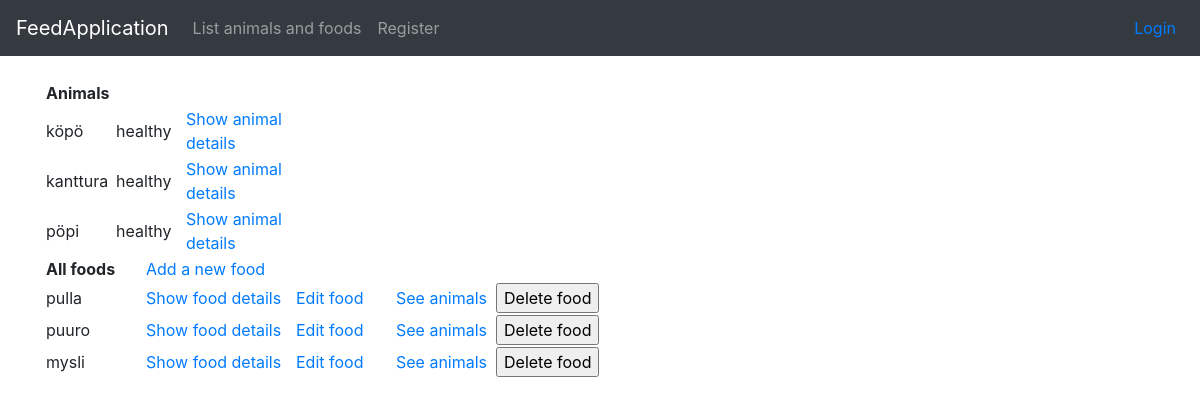
/animals/, run on the app's committed database.
### application/animals/models.py (models this page shows, shortened)
class Animal(Base):
    name = db.Column(db.String(144), nullable=False)
    account_id = db.Column(db.Integer, db.ForeignKey('account.id'),
                           nullable=False)
    user = db.relationship("User", backref='animal', lazy=True)
    foods = db.relationship("Food", secondary=animals_foods, back_populates='animals', lazy='dynamic')
    sick = db.Column(db.Boolean, nullable=False)

class Food(Base):
    name = db.Column(db.String(144), unique=True, nullable = False)
    animals = db.relationship("Animal", secondary=animals_foods, back_populates='foods', lazy='dynamic')
    price = db.Column(db.Integer, nullable = True)

### application/animals/views.py (the view)
@app.route("/animals/", methods=["GET"])
def animals_index():
    return render_template("animals/list.html", animals = Animal.query.all(), foods = Food.query.all())

### application/templates/animals/list.html (shortened to what this page needs)
{% extends "layout.html" %}
{% block body %}
  <table>
    <tr>
      <td><b>Animals</b></td>
      <td></td>
      <td></td>
    </tr>
    <tr>
      {% for animal in animals %}
      <td style="width:70px">{{ animal.name }}</td>
      {% if animal.sick == True %}
      <td style="width:70px">sick</td>
      {% else %}
      <td style="width:70px">healthy</td>
      {% endif %}
      <td style="width:150px"><a href="{{ url_for('animals_show_animal', animal_id=animal.id) }}">Show animal details</a></td>
    </tr>
    {% endfor %}
  </table>
  <table>
    <tr>
      <td style="width:100px"><b>All foods</b></td>
      <td style="width:150px"><a href="{{ url_for('new_food_form') }}">Add a new food</a></td>
    </tr>
      {% for food in foods %}
        <tr><td>{{ food.name }}</td>
          <td style="width:150px"><a href="{{ url_for('show_food', food_id=food.id)}}">Show food details</a></td>
          <td style="width:100px"><a href="{{ url_for('show_update_food', food_id=food.id)}}">Edit food</a></td>
          <td style="width:100px"><a href="{{ url_for('show_animals_per_food', food_id=food.id)}}">See animals</a></td>
          <td><form method="GET" action="{{ url_for('foods_delete', food_id=food.id) }}">
            <input type="submit" value="Delete food"/></form></td>
        </tr>
      {% endfor %}
  </table>
{% endblock %}

### data on the page
Animal: name "köpö", sick "healthy"
Animal: name "kanttura", sick "healthy"
Animal: name "pöpi", sick "healthy"
Food: name "pulla"
Food: name "puuro"
Food: name "mysli"
